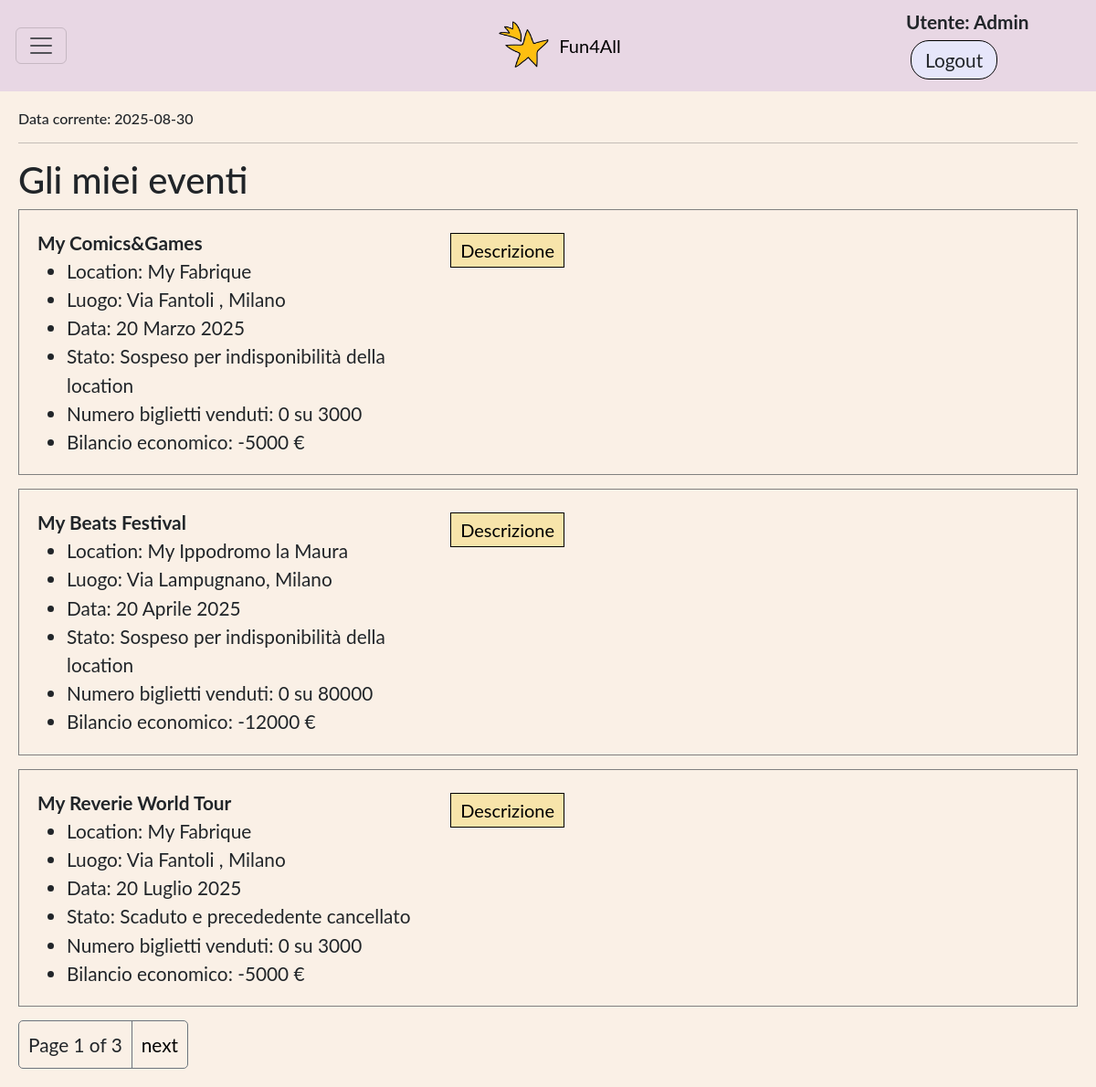
/eventi/ (signed in), run on an earlier commit of the app's database.
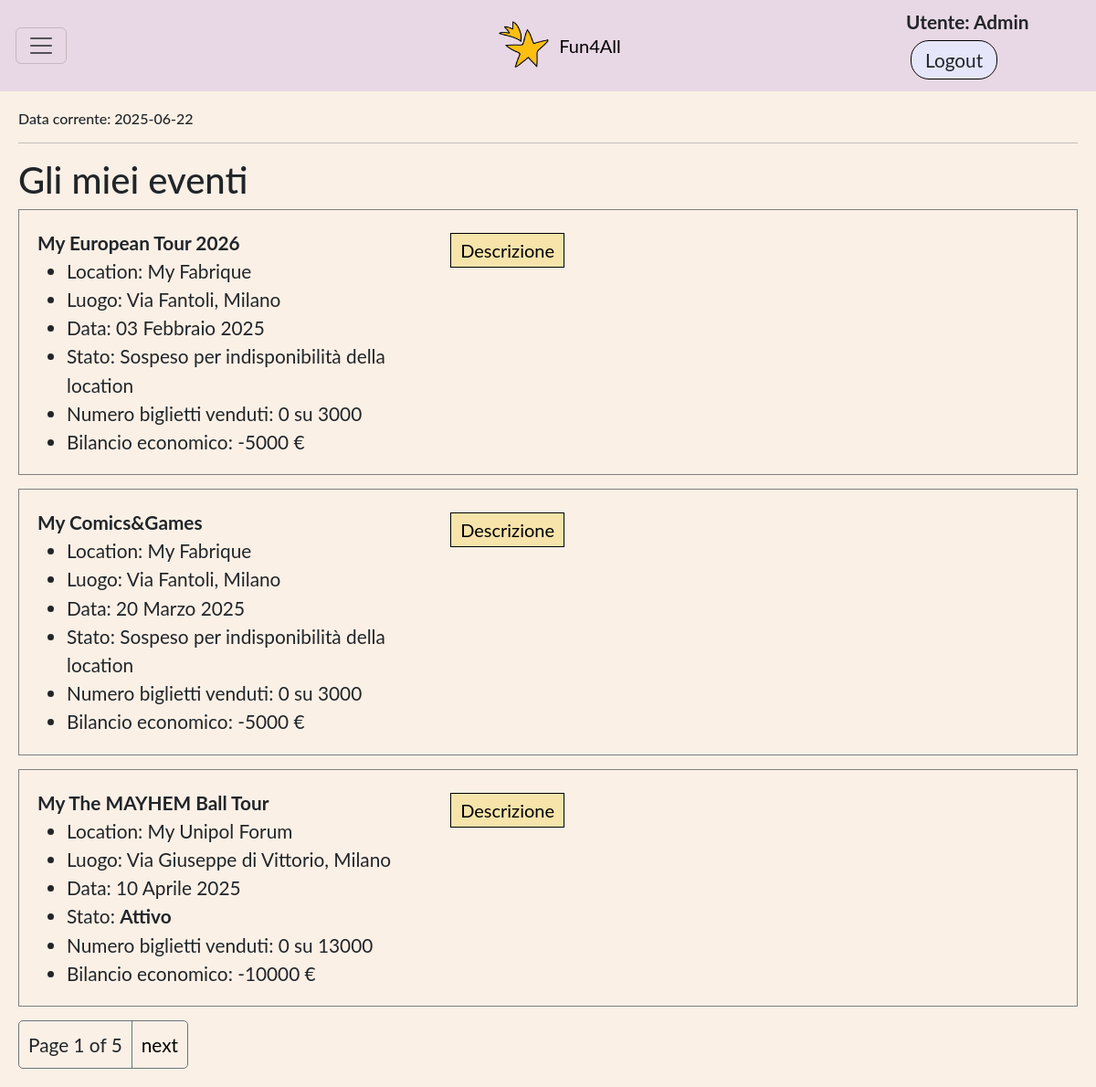
And on a later commit of the database.
### app_fun4all/models.py (models this page shows, shortened)
class DataFittizia(models.Model):
    data_fittizia = models.DateField(validators=[valida_data_2025])
    admin = models.ForeignKey(User, on_delete=models.SET_NULL, null=True, blank=True)
    def __str__(self):
        return f"Data corrente: {self.data_fittizia}"
    class Meta:
        verbose_name_plural = 'Data Fittizia'
        permissions = (('can_manage_data_fittizia', 'Can manage Data Fittizia'),)

class Evento(models.Model):
    nome = models.CharField(max_length=80)
    descrizione = models.CharField(max_length=300 ,)
    location = models.ForeignKey(Location, on_delete=models.SET_NULL, null = True, related_name='eventi')
    data_evento = models.DateField(unique=True, validators=[valida_data_2025])
    organizzatore = models.ForeignKey(User, on_delete=models.SET_NULL, null=True, blank=True, related_name='eventi' )
    costo = models.PositiveIntegerField()
    data_corrente = models.ForeignKey(DataFittizia, on_delete=models.PROTECT, blank=True, null = True,related_name='eventi')
    Stato = [
        ('A', 'Attivo'),
        ('C', 'Cancellato dall\'organizzatore'),
        ('S', 'Sospeso per indisponibilità della location'),
        ('F', 'Scaduto e precedente attivo'),
        ('D', 'Scaduto e precededente cancellato'),
    ]
    stato = models.CharField(max_length=1, choices=Stato, default='A')
    class Meta:
        verbose_name_plural = 'Eventi'
        permissions = (('can_manage_evento', 'Can manage evento'),)
    @property
    def biglietti_venduti(self):
        return sum(b.numero_biglietti for b in self.prenotazioni.filter(stato='A'))
    @property
    def bilancio_economico(self):
        return self.biglietti_venduti * self.costo - self.location.costo
    @property
    def se_10_giorni_prima(self):
        return (self.data_evento - self.data_corrente.data_fittizia).days >= 10

class Location(models.Model):
    nome = models.CharField(max_length=50)
    proprietario = models.ForeignKey(User, on_delete=models.SET_NULL, null=True, blank=True, related_name='locations' )
    luogo = models.CharField(max_length=100)
    capienza = models.PositiveIntegerField(validators=[MinValueValidator(1)])
    costo = models.PositiveIntegerField()
    data_apertura = models.DateField(validators=[valida_data_2025])
    data_chiusura = models.DateField(validators=[valida_data_2025])
    data_corrente = models.ForeignKey(DataFittizia, on_delete=models.PROTECT, null=True, blank=True, related_name='locations')
    Stato =[
        ('A', 'Attivo'),
        ('I', 'Inattivo'),
    ]
    stato = models.CharField(max_length=1, choices=Stato, default='A') #choices genera get_stato_display() che restituisce la descrizione dello stato
    class Meta:
        verbose_name_plural = 'Locations'
        permissions = (('can_manage_location', 'Can manage location'),)

### app_fun4all/views.py (the view)
# urls.py: path('eventi/', views.EventoListView.as_view(), name='eventi'),
class EventoListView(LoginRequiredMixin,PermissionRequiredMixin,generic.ListView): #CBV della lista degli eventi con i loro dati
    login_url = '/accounts/login/'
    model = Evento
    paginate_by = 3
    permission_required = 'app_fun4all.can_manage_evento'
    raise_exception = True
    def get_queryset(self):
        if self.request.user.is_superuser or self.request.user.is_staff:
            all_eventi = Evento.objects.all()
        else:
            all_eventi = Evento.objects.filter(organizzatore=self.request.user)
        return all_eventi.order_by('data_evento','nome','location')

### app_fun4all/views.py (called while the page is built)
def data_corrente(request): #FBV che restituisce la data fittizia
    return { 'data_corrente': DataFittizia.objects.first() }

### app_fun4all/templates/app_fun4all/evento_list.html (shortened to what this page needs)
{% extends 'base_generic.html' %}
{% block content %}
  <h1>Gli miei eventi</h1>
  {% if evento_list %}
    {% for evento in evento_list %}
      <div class="sezione d-flex">
        <div style="width:40%">
          <b>{{ evento.nome }}</b>
          <ul>
            <li>Location: {{ evento.location.nome }}</li>
            <li>Luogo: {{ evento.location.luogo }}</li>
            <li>Data: {{ evento.data_evento }}</li>
            <li>Stato:
              {% if evento.stato == 'A' %}
                <b>{{ evento.get_stato_display }}</b>
              {% else %}
                {{ evento.get_stato_display }}
              {% endif %}
            </li>
            <li>Numero biglietti venduti: {{ evento.biglietti_venduti }} su {{ evento.location.capienza }}</li>
            <li>Bilancio economico: {{ evento.bilancio_economico }} €</li>
          </ul>
        </div>
        <div style="width:60%">
          <p>
            <button type="button"
              data-bs-toggle="collapse"
                    data-bs-target="#collapseDettagli{{ evento.pk }}"
                    aria-expanded="false"
                    aria-controls="collapseDettagli{{ evento.pk }}">
                    Descrizione
            </button>
          </p>
        </div>
      </div>
    {% endfor %}
  {% else %}
    <div class="sezione">
      <h4>Non ci sono eventi.<h4>
    </div>
  {% endif %}
{% endblock %}

### app_fun4all/templates/base_generic.html (shortened to what this page needs)
<!DOCTYPE html>
<html lang="en">
<head>
    {% load static %}
    <link rel="stylesheet" href="https://cdn.jsdelivr.net/npm/bootstrap@5.3.0/dist/css/bootstrap.min.css">
    <link rel="stylesheet" href="{% static 'css/style.css' %}">
    <link rel="stylesheet" href="{% static 'css/home_layout.css' %}">
</head>
<body>
    <div class="box">
        {% block sidebar %}
            <nav class="navbar" style="background-color:rgb(232, 215, 228)">
                <div class="container-fluid d-flex align-items-center">
                    <div class="col-2">
                        {% if user.is_authenticated %}
                            <button class="navbar-toggler"
                                    type="button"
                                    data-bs-toggle="collapse"
                                    data-bs-target="#funzionalita"
                                    aria-expanded="false"
                                    aria-controls="funzionalita"
                                    aria-label="Toggle navigation">
                                <span class="navbar-toggler-icon"></span>
                            </button>
                        {% endif %}
                    </div>
                    <div class="col-8 text-center">
                        <a class="navbar-brand" href="{% url 'home' %}" style="display:flex;align-items:center;justify-content:center;">
                        <img src="{% static 'images/favicon.png' %}" alt="Logo" width="60" height="54" class="d-inline-block align-text-top me-2">
                        Fun4All
                    </a>
                    </div>
                    <div class="col-2 text-end">
                        {% if user.is_authenticated %}
                        <div class="autent ">
                            <span style="margin-right: 15px; font-weight: bold;"> Utente: {{ user.get_username }}</span>
                            <form style="display:inline" method="post" action="{% url 'logout' %}?next={% url 'home' %}">
                                <button class="btn">Logout</button>
                            </form>
                        </div>
                         {% else %}
                        <div class="autent ">
                            <a class="btn" href="{% url 'resetlogin' request.path %}">Login</a>
                            <a class="btn" href="{% url 'signup' request.path %}">Signup</a>
                        </div>
                        {% endif %}
                    </div>
                </div>
            </nav>
        {% endblock %}
        <div class="contenuto-principale" id="main-content">
            <h6>{{ data_corrente }}</h6>
            <hr>
            {% block content %}{% endblock %}
            {% block pagination %}
                {% if is_paginated %}
                    <div class="pagination">
                        <span style="padding: 10px;">Page {{ page_obj.number }} of {{ page_obj.paginator.num_pages }}</span>
                        {% if page_obj.has_next %}
                            <a style="border-left: 1px solid #6C757D;" href="{{ request.path }}?page={{ page_obj.next_page_number }}">next</a>
                        {% endif %}
                    </div>
                {% endif %}
            {% endblock %}
        </div>
    </div>
</body>
</html>

What changed in the data, as far as the page shows it:
no longer on this page (row unchanged): Evento: nome "My Beats Festival", location.nome "My Ippodromo la Maura", location.luogo "Via Lampugnano, Milano", data_evento "20 Aprile 2025", stato "Sospeso per indisponibilità della location", biglietti_venduti "0", location.capienza "80000", bilancio_economico "-12000"
no longer on this page (row edited): Evento: nome "My Reverie World Tour", location.nome "My Fabrique", location.luogo "Via Fantoli , Milano", data_evento "20 Luglio 2025", stato "Scaduto e precededente cancellato", biglietti_venduti "0", location.capienza "3000", bilancio_economico "-5000"
changed DataFittizia: data_fittizia "Data corrente: 2025-08-30" → "Data corrente: 2025-06-22"
added Evento: nome "My European Tour 2026", location.nome "My Fabrique", location.luogo "Via Fantoli, Milano", data_evento "03 Febbraio 2025", stato "Sospeso per indisponibilità della location", biglietti_venduti "0", location.capienza "3000", bilancio_economico "-5000"
changed through a linked row, Evento "My Comics&Games": location.luogo "Via Fantoli , Milano" → "Via Fantoli, Milano"
added Evento: nome "My The MAYHEM Ball Tour", location.nome "My Unipol Forum", location.luogo "Via Giuseppe di Vittorio, Milano", data_evento "10 Aprile 2025", stato "Attivo", biglietti_venduti "0", location.capienza "13000", bilancio_economico "-10000"
Also different on the page:
{{ page_obj.paginator.num_pages }}: "3" → "5"
